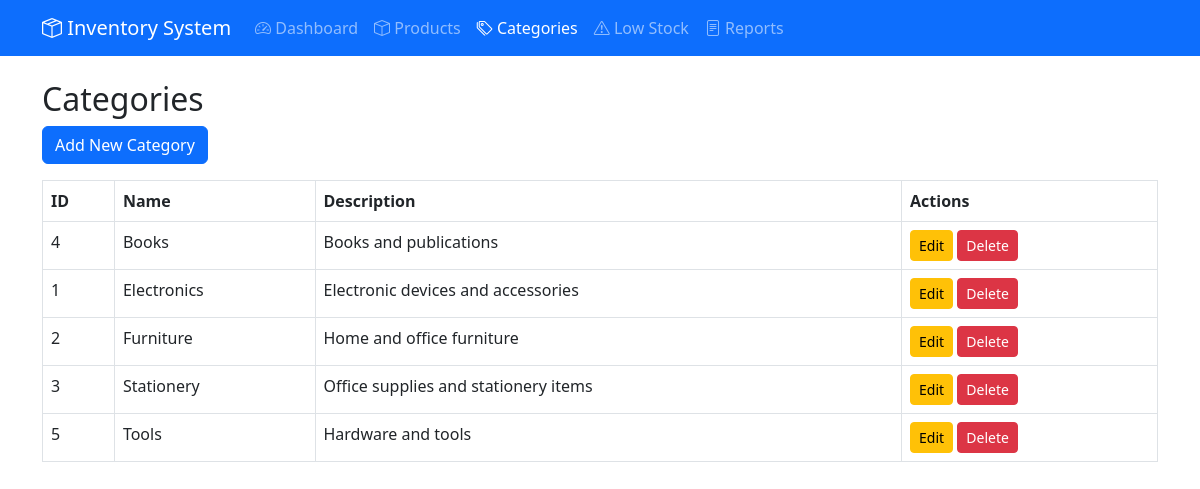
/categories.php, run on the app's committed database.
### tables this page shows
CREATE TABLE IF NOT EXISTS categories (
    id INT PRIMARY KEY AUTO_INCREMENT,
    name VARCHAR(100) NOT NULL UNIQUE,
    description TEXT,
    created_at TIMESTAMP DEFAULT CURRENT_TIMESTAMP
);

### categories.php (the view, shortened to what this page needs)
<?php
require_once 'config/database.php';
$stmt = $conn->query("SELECT * FROM categories ORDER BY name");
$categories = $stmt->fetchAll(PDO::FETCH_ASSOC);
?>
<!DOCTYPE html>
<html lang="en">
<head>
    <link href="https://cdn.jsdelivr.net/npm/bootstrap@5.3.0/dist/css/bootstrap.min.css" rel="stylesheet">
    <link href="https://cdn.jsdelivr.net/npm/bootstrap-icons@1.7.2/font/bootstrap-icons.css" rel="stylesheet">
</head>
<body>
    <?php include 'Admin/includes/navbar.php'; ?>
    <div class="container mt-4">
        <div class="row">
            <div class="col-md-12">
                <h2>Categories</h2>
                <button type="button" class="btn btn-primary mb-3" data-bs-toggle="modal" data-bs-target="#addCategoryModal">
                    Add New Category
                </button>
                <table class="table table-bordered">
                    <thead>
                        <tr>
                            <th>ID</th>
                            <th>Name</th>
                            <th>Description</th>
                            <th>Actions</th>
                        </tr>
                    </thead>
                    <tbody>
                        <?php foreach ($categories as $category): ?>
                        <tr>
                            <td><?php echo $category['id']; ?></td>
                            <td><?php echo htmlspecialchars($category['name']); ?></td>
                            <td><?php echo htmlspecialchars($category['description']); ?></td>
                            <td>
                                <button class="btn btn-sm btn-warning edit-btn"
                                        data-bs-toggle="modal"
                                        data-bs-target="#editCategoryModal"
                                        data-id="<?php echo $category['id']; ?>"
                                        data-name="<?php echo htmlspecialchars($category['name']); ?>"
                                        data-description="<?php echo htmlspecialchars($category['description']); ?>">
                                    Edit
                                </button>
                                <form method="POST" style="display: inline;">
                                    <button type="submit" name="delete" class="btn btn-sm btn-danger" onclick="return confirm('Are you sure?')">Delete</button>
                                </form>
                            </td>
                        </tr>
                        <?php endforeach; ?>
                    </tbody>
                </table>
            </div>
        </div>
    </div>
</body>
</html>

### data on the page
categories: id "4", name "Books", description "Books and publications"
categories: id "1", name "Electronics", description "Electronic devices and accessories"
categories: id "2", name "Furniture", description "Home and office furniture"
categories: id "3", name "Stationery", description "Office supplies and stationery items"
categories: id "5", name "Tools", description "Hardware and tools"
